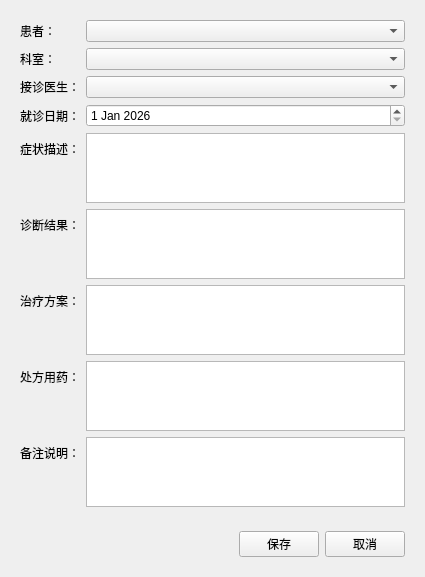
<?xml version="1.0" encoding="UTF-8"?>
<ui version="4.0">
 <class>MedicalrecordEditView</class>
 <widget class="QWidget" name="MedicalrecordEditView">
  <property name="geometry">
   <rect>
    <x>0</x>
    <y>0</y>
    <width>425</width>
    <height>570</height>
   </rect>
  </property>
  <property name="windowTitle">
   <string>Form</string>
  </property>
  <layout class="QVBoxLayout" name="verticalLayout">
   <item>
    <widget class="QWidget" name="widget" native="true">
     <layout class="QFormLayout" name="formLayout">
      <item row="0" column="0">
       <widget class="QLabel" name="label">
        <property name="text">
         <string>患者：</string>
        </property>
       </widget>
      </item>
      <item row="0" column="1">
       <widget class="QComboBox" name="cmbPatient"/>
      </item>
      <item row="1" column="0">
       <widget class="QLabel" name="label_2">
        <property name="text">
         <string>科室：</string>
        </property>
       </widget>
      </item>
      <item row="1" column="1">
       <widget class="QComboBox" name="cmbDepartment"/>
      </item>
      <item row="2" column="0">
       <widget class="QLabel" name="label_3">
        <property name="text">
         <string>接诊医生：</string>
        </property>
       </widget>
      </item>
      <item row="2" column="1">
       <widget class="QComboBox" name="cmbDoctor"/>
      </item>
      <item row="3" column="0">
       <widget class="QLabel" name="label_4">
        <property name="text">
         <string>就诊日期：</string>
        </property>
       </widget>
      </item>
      <item row="3" column="1">
       <widget class="QDateEdit" name="dateVisit">
        <property name="date">
         <date>
          <year>2026</year>
          <month>1</month>
          <day>1</day>
         </date>
        </property>
       </widget>
      </item>
      <item row="4" column="0">
       <widget class="QLabel" name="label_5">
        <property name="text">
         <string>症状描述：</string>
        </property>
       </widget>
      </item>
      <item row="4" column="1">
       <widget class="QTextEdit" name="txtSymptom"/>
      </item>
      <item row="5" column="0">
       <widget class="QLabel" name="label_6">
        <property name="text">
         <string>诊断结果：</string>
        </property>
       </widget>
      </item>
      <item row="5" column="1">
       <widget class="QTextEdit" name="txtDiagnosis"/>
      </item>
      <item row="6" column="0">
       <widget class="QLabel" name="label_7">
        <property name="text">
         <string>治疗方案：</string>
        </property>
       </widget>
      </item>
      <item row="6" column="1">
       <widget class="QTextEdit" name="txtTreatment"/>
      </item>
      <item row="7" column="0">
       <widget class="QLabel" name="label_8">
        <property name="text">
         <string>处方用药：</string>
        </property>
       </widget>
      </item>
      <item row="7" column="1">
       <widget class="QTextEdit" name="txtPrescription"/>
      </item>
      <item row="8" column="0">
       <widget class="QLabel" name="label_9">
        <property name="text">
         <string>备注说明：</string>
        </property>
       </widget>
      </item>
      <item row="8" column="1">
       <widget class="QTextEdit" name="txtNotes"/>
      </item>
     </layout>
    </widget>
   </item>
   <item>
    <widget class="QWidget" name="widget_2" native="true">
     <layout class="QHBoxLayout" name="horizontalLayout">
      <item>
       <spacer name="horizontalSpacer">
        <property name="orientation">
         <enum>Qt::Orientation::Horizontal</enum>
        </property>
        <property name="sizeHint" stdset="0">
         <size>
          <width>40</width>
          <height>20</height>
         </size>
        </property>
       </spacer>
      </item>
      <item>
       <widget class="QPushButton" name="btSave">
        <property name="text">
         <string>保存</string>
        </property>
       </widget>
      </item>
      <item>
       <widget class="QPushButton" name="btCancel">
        <property name="text">
         <string>取消</string>
        </property>
       </widget>
      </item>
     </layout>
    </widget>
   </item>
  </layout>
 </widget>
 <resources/>
 <connections/>
</ui>
